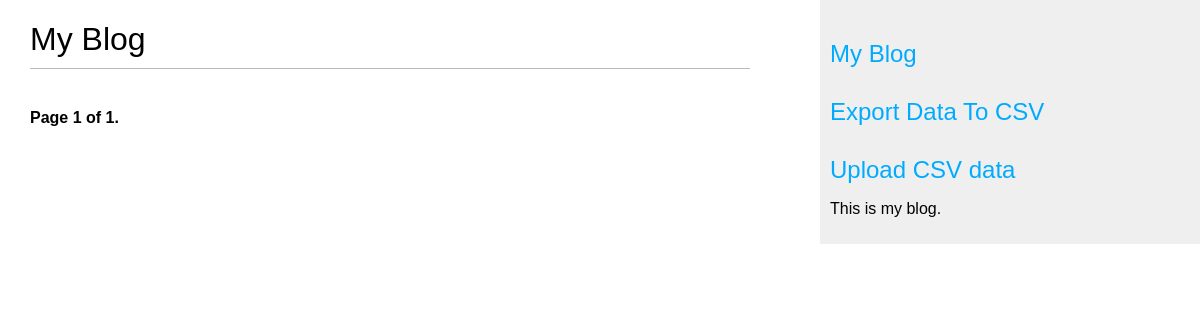
Page /blog/ on the earlier database version.
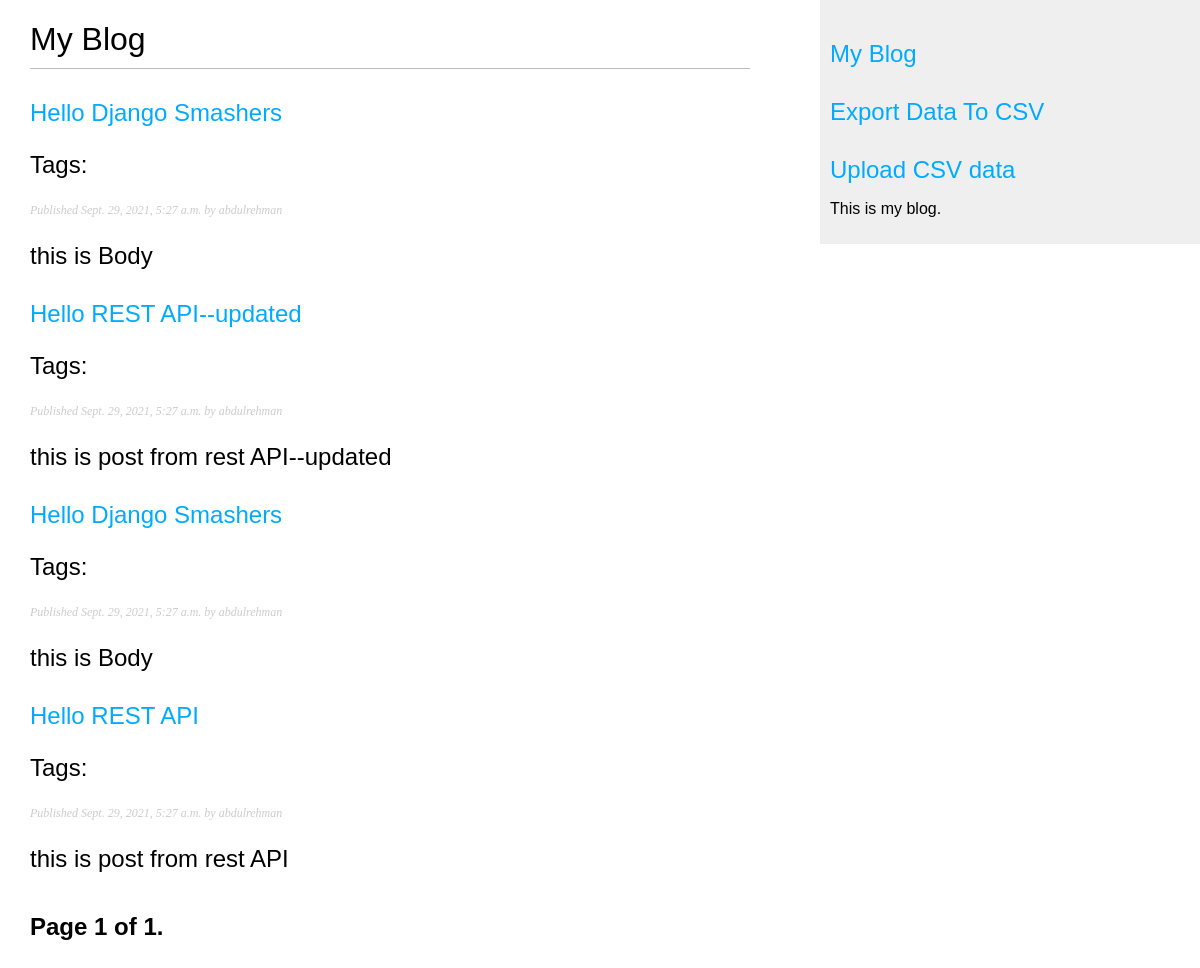
Same page on the later database version.
### api/models.py (models this page shows, shortened)
class Post(models.Model):
    STATUS_CHOICES = (
        ('draft', 'Draft'),
        ('published', 'Published'),
    )
    title = models.CharField(max_length=200, blank=True, null=True)
    body = models.CharField(max_length=200, blank=True, null=True)
    author = models.ForeignKey(User, on_delete=models.CASCADE, related_name='post_author')
    slug = models.CharField(max_length=200, blank=True, null=True)
    publish = models.DateTimeField(default=timezone.now)
    created = models.DateTimeField(auto_now_add=True)
    updated = models.DateTimeField(auto_now=True)
    status = models.CharField(max_length=10, choices=STATUS_CHOICES, default='draft')

### blog/views.py (the view)
# urls.py: path('', views.post_list, name='post_list'),
def post_list(request, tag_slug=None):
    object_list = Post.objects.all()
    tag = None
    if tag_slug:
        tag = get_object_or_404(Tag, slug=tag_slug)
        object_list = object_list.filter(tags__in=[tag])
    paginator = Paginator(object_list, 6) # 3 posts in each page
    page = request.GET.get('page')
    try:
        posts = paginator.page(page)
    except PageNotAnInteger:
        posts = paginator.page(1)
    except EmptyPage:
        posts = paginator.page(paginator.num_pages)
    return render(request, 'blog/post/list.html', {'page':page, 'posts': posts, 'tag':tag})

### blog/templates/blog/post/list.html (shortened to what this page needs)
{% extends "blog/base.html" %}
{% block content %}
 <h1>My Blog</h1>
 {% for post in posts %}
 <h2>
 <a href="{{ post.get_absolute_url }}">
 {{ post.title }}
 </a>
 <p class="tags">Tags:
 </p>
 <p class="date">
 Published {{ post.publish }} by {{ post.author }}
 </p>
 {{ post.body|truncatewords:30|linebreaks }}
 {% endfor %}
 {% include "pagination.html" with page=posts %}
{% endblock %}

### blog/templates/blog/base.html (shortened to what this page needs)
{% load static %}
<!DOCTYPE html>
<html>
<head>
 <link href="{% static "blog.css" %}" rel="stylesheet">
</head>
<body>
    <div id="content">
        {% block content %}
        {% endblock %}
    </div>
    <div id="sidebar">
        <a href='/blog/'>
            <h2>My Blog</h2>
        </a>
        <a href='export/'>
            <h2>Export Data To CSV</h2>
        </a>
        <a href='upload_csv/'>
            <h2>Upload CSV data</h2>
        </a>
        <p>This is my blog.</p>
    </div>
</body>
</html>

### blog/templates/pagination.html (shortened to what this page needs)
<div class="pagination">
    <span class="step-links">
    <span class="current">
    Page {{ page.number }} of {{ page.paginator.num_pages }}.
    </span>
    </span>
   </div>

### blog/static/blog.css (style rules this page uses)
body { margin:0; padding:0; font-family:helvetica, sans-serif; }
a { color:#00abff; text-decoration:none; }
h1 { font-weight:normal; border-bottom:1px solid #bbb; padding:0 0 10px 0; }
h2 { font-weight:normal; margin:30px 0 0; }
#content { float:left; width:60%; padding:0 0 0 30px; }
#sidebar { float:right; width:30%; padding:10px; background:#efefef; height:100%; }
p.date { color:#ccc; font-family: georgia, serif; font-size: 12px; font-style: italic; }
.pagination { margin:40px 0; font-weight:bold; }

Differences in the rows shown:
added Post: title "Hello Django Smashers", publish "Sept. 29, 2021, 5:27 a.m.", author "abdulrehman", body "this is Body"
added Post: title "Hello REST API--updated", publish "Sept. 29, 2021, 5:27 a.m.", author "abdulrehman", body "this is post from rest API--updated"
added Post: title "Hello Django Smashers", publish "Sept. 29, 2021, 5:27 a.m.", author "abdulrehman", body "this is Body"
added Post: title "Hello REST API", publish "Sept. 29, 2021, 5:27 a.m.", author "abdulrehman", body "this is post from rest API"
